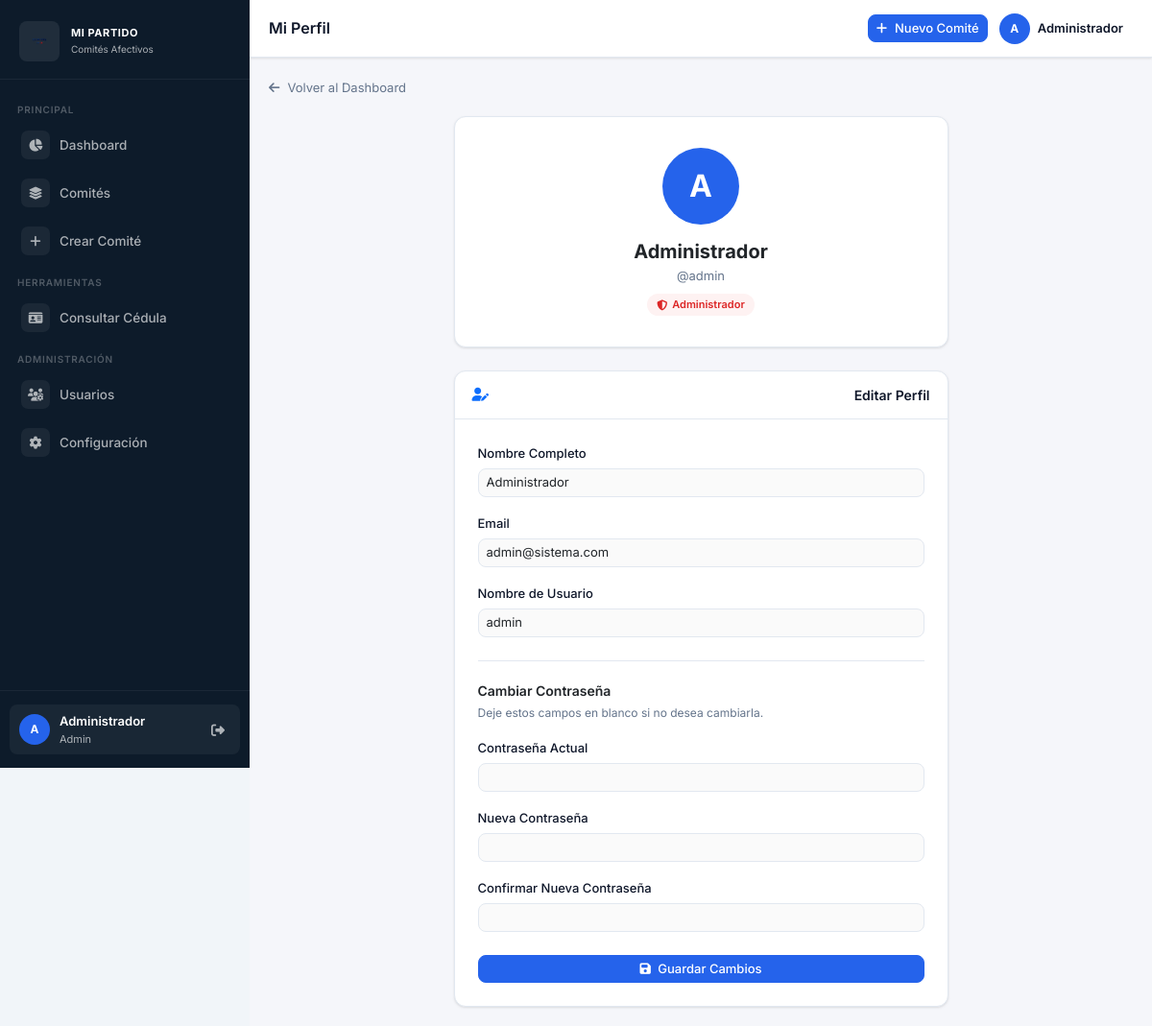
The app's page /perfil.php (signed in) with its own data.
### tables this page shows
CREATE TABLE IF NOT EXISTS configuracion (
    id INT AUTO_INCREMENT PRIMARY KEY,
    nombre_partido VARCHAR(100) DEFAULT 'Mi Partido',
    siglas VARCHAR(20) DEFAULT 'MP',
    logo LONGBLOB,
    color_primario VARCHAR(7) DEFAULT '#2563eb',
    color_sidebar  VARCHAR(7) DEFAULT '#0d1b2a',
    color_accent   VARCHAR(7) DEFAULT '#3b82f6',
    candidato_principal_nombre VARCHAR(150),
    candidato_principal_foto LONGBLOB
);

CREATE TABLE IF NOT EXISTS usuarios (
    id INT AUTO_INCREMENT PRIMARY KEY,
    nombre VARCHAR(100) NOT NULL,
    usuario VARCHAR(50) NOT NULL UNIQUE,
    password VARCHAR(255) NOT NULL,
    email VARCHAR(100),
    rol ENUM('admin','supervisor','digitador') DEFAULT 'digitador',
    fecha_registro TIMESTAMP DEFAULT CURRENT_TIMESTAMP,
    ultimo_acceso DATETIME,
    activo BOOLEAN DEFAULT TRUE
);

### includes/auth.php (called while the page is built, shortened)
<?php
function esAdmin()          { return isset($_SESSION['usuario_rol']) && $_SESSION['usuario_rol'] === 'admin'; }
function esSupervisor()     { return isset($_SESSION['usuario_rol']) && in_array($_SESSION['usuario_rol'], ['admin','supervisor']); }
function cargarConfiguracion() {
    $conn = conectarDB();
    $res = $conn->query("SELECT * FROM configuracion LIMIT 1");
    $config = $res ? $res->fetch_assoc() : [];
    return $config ?: [
        'nombre_partido' => 'Sistema',
        'siglas'         => '',
        'color_primario' => '#2563eb',
        'color_sidebar'  => '#0d1b2a',
        'color_accent'   => '#3b82f6',
        'logo'           => null,
        'candidato_principal_nombre' => '',
        'candidato_principal_foto'   => null,
    ];
}
?>

### perfil.php (the view, shortened to what this page needs)
<?php
require_once 'includes/auth.php';
$conn = conectarDB();
$usuario_id = $_SESSION['usuario_id'];
$stmt = $conn->prepare("SELECT * FROM usuarios WHERE id = ?");
$stmt->bind_param("i", $usuario_id); $stmt->execute();
$usuario = $stmt->get_result()->fetch_assoc();
$titulo_pagina = 'Mi Perfil';
include 'includes/header.php';
?>
<a href="dashboard.php" class="page-back"><i class="fas fa-arrow-left"></i> Volver al Dashboard</a>
<div class="row justify-content-center">
    <div class="col-lg-7">
        <div class="card mb-4" style="text-align:center;padding:32px 24px;">
            <div class="profile-avatar"><?php echo strtoupper(substr($usuario['nombre'],0,1)); ?></div>
            <h5 class="fw-bold mb-1"><?php echo htmlspecialchars($usuario['nombre']); ?></h5>
            <div style="font-size:13px;color:var(--text-secondary);">@<?php echo htmlspecialchars($usuario['usuario']); ?></div>
            <div style="margin-top:8px;">
                <span style="display:inline-flex;align-items:center;gap:5px;font-size:11px;font-weight:600;padding:3px 10px;border-radius:20px;<?php echo $usuario['rol']==='admin' ? 'background:#fef2f2;color:#dc2626;' : 'background:color-mix(in srgb,var(--accent) 10%,white);color:var(--accent);'; ?>">
                    <i class="fas fa-<?php echo $usuario['rol']==='admin' ? 'shield-alt' : 'user'; ?>"></i>
                    <?php echo $usuario['rol']==='admin' ? 'Administrador' : 'Usuario'; ?>
                </span>
            </div>
        </div>
        <div class="card">
            <div class="card-header"><i class="fas fa-user-edit me-2 text-primary"></i>Editar Perfil</div>
            <div class="p-4">
                <form method="POST">
                    <div class="mb-3">
                        <label class="form-label" style="font-size:13px;font-weight:500;">Nombre Completo</label>
                        <input type="text" class="form-control form-control-sm" name="nombre"
                               value="<?php echo htmlspecialchars($usuario['nombre']); ?>" required>
                    </div>
                    <div class="mb-3">
                        <label class="form-label" style="font-size:13px;font-weight:500;">Email</label>
                        <input type="email" class="form-control form-control-sm" name="email"
                               value="<?php echo htmlspecialchars($usuario['email']); ?>" required>
                    </div>
                    <div class="mb-3">
                        <label class="form-label" style="font-size:13px;font-weight:500;">Nombre de Usuario</label>
                        <input type="text" class="form-control form-control-sm" name="usuario"
                               value="<?php echo htmlspecialchars($usuario['usuario']); ?>" required>
                    </div>
                    <div class="section-divider">
                        <div style="font-size:14px;font-weight:600;margin-bottom:4px;">Cambiar Contraseña</div>
                        <div style="font-size:12px;color:var(--text-secondary);margin-bottom:16px;">Deje estos campos en blanco si no desea cambiarla.</div>
                        <div class="mb-3">
                            <label class="form-label" style="font-size:13px;font-weight:500;">Contraseña Actual</label>
                            <input type="password" class="form-control form-control-sm" name="password_actual">
                        </div>
                        <div class="mb-3">
                            <label class="form-label" style="font-size:13px;font-weight:500;">Nueva Contraseña</label>
                            <input type="password" class="form-control form-control-sm" name="password_nuevo">
                        </div>
                        <div class="mb-3">
                            <label class="form-label" style="font-size:13px;font-weight:500;">Confirmar Nueva Contraseña</label>
                            <input type="password" class="form-control form-control-sm" name="password_confirmar">
                        </div>
                    </div>
                    <button type="submit" name="actualizar_perfil" class="btn btn-primary w-100 btn-sm">
                        <i class="fas fa-save me-1"></i> Guardar Cambios
                    </button>
                </form>
            </div>
        </div>
    </div>
</div>
<?php include 'includes/footer.php'; ?>

### includes/header.php (shortened to what this page needs)
<?php
require_once __DIR__ . '/auth.php';
$pagina_actual = basename($_SERVER['PHP_SELF']);
$_cfg = cargarConfiguracion();
$_sistema_nombre = $_cfg['nombre_partido'] ?? 'Sistema';
$_logo_b64 = !empty($_cfg['logo']) ? base64_encode($_cfg['logo']) : '';
?>
<!DOCTYPE html>
<html lang="es">
<head>
    <link href="https://cdn.jsdelivr.net/npm/bootstrap@5.3.0/dist/css/bootstrap.min.css" rel="stylesheet">
    <link rel="stylesheet" href="https://cdnjs.cloudflare.com/ajax/libs/font-awesome/6.4.0/css/all.min.css">
</head>
<body>
<aside class="sidebar" id="sidebar">
    <div class="sidebar-brand">
        <?php if ($_logo_b64): ?>
        <img alt="Logo">
        <?php else: ?>
        <img src="logo_sistema.png" alt="Logo">
        <?php endif; ?>
        <div>
            <div class="sidebar-brand-name"><?php echo htmlspecialchars($_sistema_nombre); ?></div>
            <div class="sidebar-brand-sub">Comités Afectivos</div>
        </div>
    </div>
    <nav class="sidebar-nav">
        <div class="nav-section-label">Principal</div>
        <div class="nav-item">
            <a href="dashboard.php" class="nav-link <?php echo $pagina_actual=='dashboard.php'?'active':''; ?>">
                <span class="nav-icon"><i class="fas fa-chart-pie"></i></span>Dashboard
            </a>
        </div>
        <div class="nav-item">
            <a href="comites.php" class="nav-link <?php echo $pagina_actual=='comites.php'?'active':''; ?>">
                <span class="nav-icon"><i class="fas fa-layer-group"></i></span>Comités
            </a>
        </div>
        <div class="nav-item">
            <a href="crear_comite.php" class="nav-link <?php echo $pagina_actual=='crear_comite.php'?'active':''; ?>">
                <span class="nav-icon"><i class="fas fa-plus"></i></span>Crear Comité
            </a>
        </div>
        <div class="nav-section-label">Herramientas</div>
        <div class="nav-item">
            <a href="consultar.html" class="nav-link <?php echo $pagina_actual=='consultar.html'?'active':''; ?>">
                <span class="nav-icon"><i class="fas fa-id-card"></i></span>Consultar Cédula
            </a>
        </div>
        <?php if (esSupervisor()): ?>
        <div class="nav-section-label">Administración</div>
        <div class="nav-item">
            <a href="usuarios.php" class="nav-link <?php echo $pagina_actual=='usuarios.php'?'active':''; ?>">
                <span class="nav-icon"><i class="fas fa-users-cog"></i></span>Usuarios
            </a>
        </div>
        <?php endif; ?>
        <?php if (esAdmin()): ?>
        <div class="nav-item">
            <a href="config.php" class="nav-link <?php echo $pagina_actual=='config.php'?'active':''; ?>">
                <span class="nav-icon"><i class="fas fa-cog"></i></span>Configuración
            </a>
        </div>
        <?php endif; ?>
    </nav>
    <div class="sidebar-footer">
        <div class="sidebar-user">
            <div class="sidebar-avatar"><?php echo strtoupper(substr($_SESSION['usuario_nombre']??'U',0,1)); ?></div>
            <div class="sidebar-user-info">
                <div class="sidebar-user-name"><?php echo htmlspecialchars($_SESSION['usuario_nombre']??'Usuario'); ?></div>
                <div class="sidebar-user-role"><?php echo ucfirst($_SESSION['usuario_rol']??'usuario'); ?></div>
            </div>
            <a href="logout.php" class="sidebar-logout" title="Cerrar sesión"><i class="fas fa-sign-out-alt"></i></a>
        </div>
    </div>
</aside>
<div class="main-wrapper" id="mainWrapper">
    <header class="topbar">
        <div class="topbar-left">
            <h1 class="page-title"><?php echo isset($titulo_pagina)?htmlspecialchars($titulo_pagina):'Dashboard'; ?></h1>
        </div>
        <div class="topbar-right">
            <a href="crear_comite.php" class="btn btn-primary btn-sm d-none d-md-inline-flex align-items-center gap-2">
                <i class="fas fa-plus"></i> Nuevo Comité
            </a>
            <?php if (isset($_SESSION['usuario_id'])): ?>
            <div class="topbar-user">
                <div class="topbar-avatar"><?php echo strtoupper(substr($_SESSION['usuario_nombre']??'U',0,1)); ?></div>
                <span class="topbar-user-name"><?php echo htmlspecialchars($_SESSION['usuario_nombre']??''); ?></span>
            </div>
            <?php endif; ?>
        </div>
    </header>
    <main class="page-content">

### perfil.php (style rules this page uses)
.page-back { display:inline-flex;align-items:center;gap:8px;color:var(--text-secondary);font-size:13px;text-decoration:none;margin-bottom:20px;transition:color .15s; }
.profile-avatar { width:80px;height:80px;border-radius:50%;background:var(--accent);color:#fff;display:flex;align-items:center;justify-content:center;font-size:32px;font-weight:700;margin:0 auto 16px; }
.section-divider { border-top:1px solid var(--border);margin:24px 0;padding-top:20px; }

### records on screen
configuracion: nombre_partido "MI PARTIDO"
usuarios: nombre "A", nombre "Administrador", usuario "admin", email "admin@sistema.com"

### other values on screen
substr($_SESSION['usuario_nombre']??'U',0,1) "A"
$_SESSION['usuario_nombre'] "Administrador"
$_SESSION['usuario_rol'] "Admin"
$titulo_pagina "Mi Perfil"
